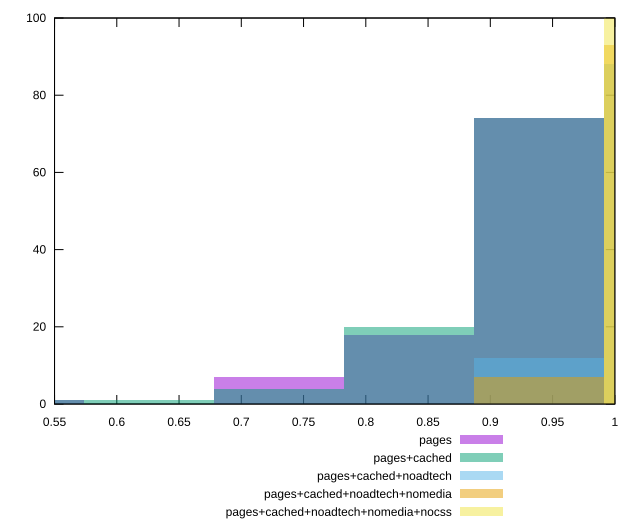

gnuplot code for this plot:
reset

$pages <<EOF
0.7303089073028571 7
0.5216492195020408 1
0.9389685951036734 74
0.8346387512032653 18
EOF

$pagesCached <<EOF
0.7303089073028571 4
0.5216492195020408 1
0.8346387512032653 20
0.9389685951036734 74
0.6259790634024489 1
EOF

$pagesCachedNoadtech <<EOF
1.0432984390040816 88
0.9389685951036734 12
EOF

$pagesCachedNoadtechNomedia <<EOF
0.9389685951036734 7
1.0432984390040816 93
EOF

$pagesCachedNoadtechNomediaNocss <<EOF
1.0432984390040816 100
EOF

set key outside below
set boxwidth 0.10432984390040816
set xrange [0.55:1]
set yrange [0:100]
set trange [0:100]
set style fill transparent solid 0.5 noborder
set terminal svg size 640, 530 enhanced background rgb 'white'
set output "report_00019_2021-02-10T18-14-37.922Z//mainthread-work-breakdown/comparison/histogram/all_score.svg"

plot $pages title "pages" with boxes, \
     $pagesCached title "pages+cached" with boxes, \
     $pagesCachedNoadtech title "pages+cached+noadtech" with boxes, \
     $pagesCachedNoadtechNomedia title "pages+cached+noadtech+nomedia" with boxes, \
     $pagesCachedNoadtechNomediaNocss title "pages+cached+noadtech+nomedia+nocss" with boxes

reset
